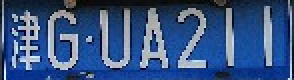
#> input picture 示例代码/车牌识别_分步骤/gg.bmp, 147 x 40 px (shown 2 times larger)
$ jupyter execute '2_字符分割.ipynb'
#> lines starting #> are read from the running program, lines starting #| are printed output that depends on the picture; after the words box and inside, x2 and y2 are one past the last pixel; in counts of white or black regions, pixels touching at a corner belong together
[cell 1]
import cv2

#=====读取车牌=====
image=cv2.imread("gg.bmp")
#> image is the input picture: shape (40, 147, 3); mean B, G, R 129.7, 83.3, 54.8
o=image.copy()  #复制原始图像，用于绘制轮廓用
cv2.imshow("original",image)

#=============图像预处理===============
# -------色彩空间转换F1-------
image = cv2.cvtColor(image, cv2.COLOR_BGR2GRAY)
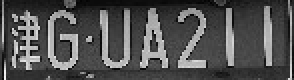
#> image: shape (40, 147) (shown 2 times larger); min 1, max 243, mean 80.1
cv2.imshow("gray",image)
# -------图像去噪灰度处理F2-------
image = cv2.GaussianBlur(image, (3, 3), 0)
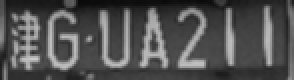
#> image: shape (40, 147) (shown 2 times larger); min 9, max 203, mean 80.4
cv2.imshow("GaussianBlur",image)

# -------阈值处理（二值化）F3 -------
ret, image = cv2.threshold(image, 0, 255, cv2.THRESH_OTSU)
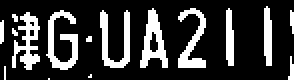
#> image: shape (40, 147) (shown 2 times larger); 22% white; 16 white regions (7 under 20 px), largest, box (x1, y1, x2, y2) and area: (23, 5, 39, 35) 211, (70, 4, 84, 34) 203, (6, 6, 20, 35) 197
#> ret = 106
cv2.imshow("threshold",image)

#-------膨胀处理F4，让一个字构成一个整体（大多数字不是一体的，是分散的）--------
kernel = cv2.getStructuringElement(cv2.MORPH_RECT, (2, 2))
image = cv2.dilate(image, kernel)
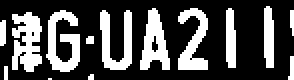
#> image: shape (40, 147) (shown 2 times larger); 30.5% white; 14 white regions (4 under 20 px)
cv2.imshow("dilate",image)

#=============拆分车牌，将车牌内各个字符分离===============
# -------查找轮廓F5，各个字符的轮廓及噪声点轮廓---------------
contours, hierarchy = cv2.findContours(image, cv2.RETR_EXTERNAL, cv2.CHAIN_APPROX_SIMPLE)
#> contours = 14 contours, 6 with area under 20; largest, box (x1, y1, x2, y2) and area: (6, 6, 21, 36) 254, (70, 4, 85, 35) 240, (23, 5, 40, 36) 227, (89, 4, 104, 35) 204, (50, 5, 66, 35) 204, (132, 3, 137, 34) 108, (113, 4, 118, 34) 102, (0, 10, 3, 23) 23
x = cv2.drawContours(o.copy(), contours, -1, (0, 0, 255), 1)
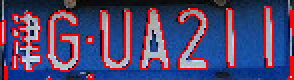
#> x: shape (40, 147, 3) (shown 2 times larger); mean B, G, R 110.9, 69.5, 78.5
cv2.imshow("contours",x)
print("共找到轮廓个数：",len(contours))  #测试语句：看看找到多少个轮廓
#| 共找到轮廓个数： 14

# -------------遍历所有轮廓,寻找最小包围框F6------------------
chars = []
for item in contours:
    rect = cv2.boundingRect(item)
    x,y,w,h = cv2.boundingRect(item)
    chars.append(rect)
    cv2.rectangle(o,(x,y),(x+w,y+h),(0,0,255),1)
#> this loop made 14 passes
#> (x, y, w, h) on passes 2, 4, 5, 6, 7, 8, 9, 10, 11, 12, 13, 14: (44, 37, 3, 3), (144, 28, 3, 12), (43, 18, 4, 4), (0, 10, 3, 13), (6, 6, 15, 30), (145, 5, 2, 13), (50, 5, 16, 30), (23, 5, 17, 31), (113, 4, 5, 30), (89, 4, 15, 31), (70, 4, 15, 31), (132, 3, 5, 31)
#> (item, x, y, w, h) on passes 1, 3: ([[24, 39], [25, 39]], 24, 39, 2, 1), ([[2, 33], [2, 39], [3, 39], [3, 33]], 2, 33, 2, 7)
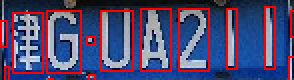
#> o: shape (40, 147, 3) (shown 2 times larger); 12.04% of pixels changed, all inside (x1, y1, x2, y2) = (0, 3, 147, 40)
#> after the loop, chars = [(24, 39, 2, 1), (44, 37, 3, 3), (2, 33, 2, 7), (144, 28, 3, 12), (43, 18, 4, 4), (0, 10, 3, 13), (6, 6, 15, 30), (145, 5, 2, 13), (50, 5, 16, 30), (23, 5, 17, 31), (113, 4, 5, 30), (89, 4, 15, 31), (70, 4, 15, 31), (132, 3, 5, 31)]
cv2.imshow("contours2",o)
# --------------将包围框按照x轴坐标值排序（自左向右排序）--------------
chars = sorted(chars,key=lambda s:s[0],reverse=False)
#> chars = [(0, 10, 3, 13), (2, 33, 2, 7), (6, 6, 15, 30), (23, 5, 17, 31), (24, 39, 2, 1), (43, 18, 4, 4), (44, 37, 3, 3), (50, 5, 16, 30), (70, 4, 15, 31), (89, 4, 15, 31), (113, 4, 5, 30), (132, 3, 5, 31), (144, 28, 3, 12), (145, 5, 2, 13)]

# --------将字符的轮廓筛选出来F7-------------------
#逐个遍历包围框，高宽比在1.5-8之间，宽度大于3个像素，判定为字符
plateChars = []
for word in chars:
    if (word[3] > (word[2] * 1.5)) and (word[3] < (word[2] * 8)) and (word[2] > 3):
        plateChar = image[word[1]:word[1] + word[3], word[0]:word[0] + word[2]]
        plateChars.append(plateChar)
#> this loop made 14 passes
#> after the loop, plateChars = 7 items

#--------------测试语句：查看各个字符-------------------
for i,im in enumerate(plateChars):
    cv2.imshow("char"+str(i),im)
#> this loop made 7 passes

cv2.waitKey()
cv2.destroyAllWindows()
